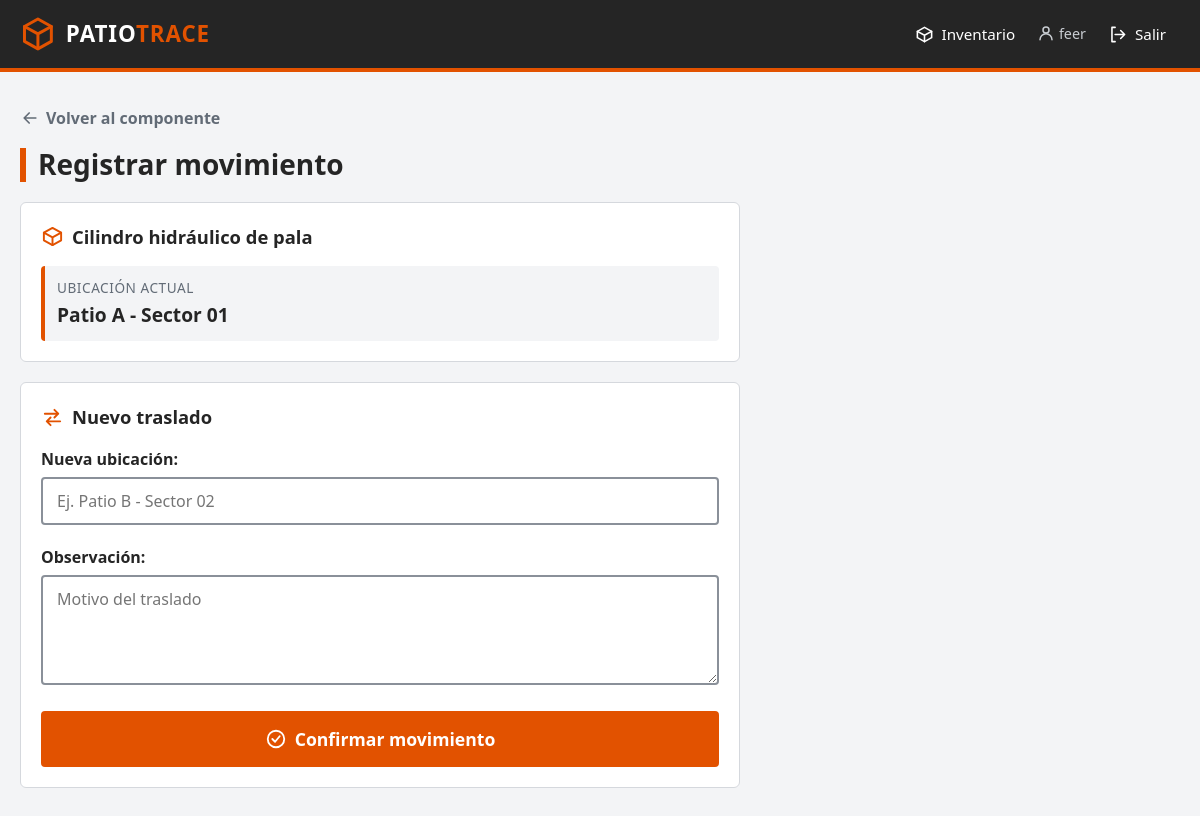
Page /movimiento/e2a55de3-866c-4041-94bf-83d9f6b4f309/ (signed in) on the committed database.
### componentes/models.py (models this page shows, shortened)
class Componente(models.Model):
    id = models.UUIDField(
        primary_key=True,
        default=uuid.uuid4,
        editable=False
    )
    codigo_sap = models.CharField(
        max_length=30,
        blank=True
    )
    numero_serie = models.CharField(
        max_length=100,
        blank=True
    )
    descripcion = models.CharField(max_length=255)
    ubicacion = models.CharField(
        max_length=100,
        blank=True
    )
    estado = models.CharField(
        max_length=50,
        default="Sin verificar"
    )
    fecha_registro = models.DateTimeField(
        auto_now_add=True
    )

### componentes/views.py (the view)
@login_required
def registrar_movimiento(request, componente_id):
    if not request.user.has_perm(
        "componentes.add_movimiento"
    ):
        raise PermissionDenied
    componente = get_object_or_404(
        Componente,
        id=componente_id
    )
    if request.method == "POST":
        formulario = MovimientoForm(request.POST)
        if formulario.is_valid():
            try:
                trasladar_componente(
                    componente_id=componente.id,
                    destino=formulario.cleaned_data[
                        "ubicacion_destino"
                    ],
                    usuario=request.user,
                    observacion=formulario.cleaned_data[
                        "observacion"
                    ]
                )
            except ValueError as error:
                formulario.add_error(
                    "ubicacion_destino",
                    str(error)
                )
            except DatabaseError:
                formulario.add_error(
                    None,
                    "No se pudo registrar el movimiento."
                )
            else:
                messages.success(
                    request,
                    "Movimiento registrado correctamente."
                )
                return redirect(
                    "detalle_componente",
                    componente_id=componente.id
                )
    else:
        formulario = MovimientoForm()
    return render(
        request,
        "componentes/movimiento.html",
        {
            "componente": componente,
            "formulario": formulario
        }
    )

### componentes/forms.py (shortened to what this page needs)
class MovimientoForm(forms.Form):
    ubicacion_destino = forms.CharField(
        max_length=100,
        label="Nueva ubicación",
        widget=forms.TextInput(attrs={
            "placeholder": "Ej. Patio B - Sector 02"
        })
    )
    observacion = forms.CharField(
        required=False,
        label="Observación",
        widget=forms.Textarea(attrs={
            "rows": 3,
            "placeholder": "Motivo del traslado"
        })
    )

### componentes/templates/componentes/movimiento.html (shortened to what this page needs)
{% extends "componentes/base.html" %}
{% block contenido %}
<a href="{% url 'detalle_componente' componente.id %}" class="volver">
    <svg class="icono" aria-hidden="true"><use href="#i-atras"/></svg>
    Volver al componente
</a>
<div class="page-head">
    <h1>Registrar movimiento</h1>
</div>
<div class="card form-card">
    <h2><svg class="icono" aria-hidden="true"><use href="#i-caja"/></svg> {{ componente.descripcion }}</h2>
    <dl class="datos">
        <div>
            <dt>Ubicación actual</dt>
            <dd>{{ componente.ubicacion|default:"Sin asignar" }}</dd>
        </div>
    </dl>
</div>
<div class="card form-card">
    <h2><svg class="icono" aria-hidden="true"><use href="#i-mov"/></svg> Nuevo traslado</h2>
    <form method="post">
        {% include "componentes/_campos.html" %}
        <button type="submit" class="btn btn-grande">
            <svg class="icono" aria-hidden="true"><use href="#i-check"/></svg>
            Confirmar movimiento
        </button>
    </form>
</div>
{% endblock %}

### componentes/templates/componentes/base.html (shortened to what this page needs)
{% load static %}<!DOCTYPE html>
<html lang="es">
<head>
    <link rel="stylesheet" href="{% static 'componentes/patiotrace.css' %}">
</head>
<body>
    <header class="topbar">
        <div class="topbar-inner">
            <a class="marca" href="{% url 'inicio' %}">
                <svg class="icono" aria-hidden="true"><use href="#i-logo"/></svg>
                <span>Patio<em>Trace</em></span>
            </a>
            <nav class="nav" aria-label="Principal">
                <a href="{% url 'inicio' %}">
                    <svg class="icono" aria-hidden="true"><use href="#i-caja"/></svg>
                    Inventario
                </a>
                {% if user.is_authenticated %}
                    <span class="usuario">
                        <svg class="icono" aria-hidden="true"><use href="#i-usuario"/></svg>
                        {{ user.get_username }}
                    </span>
                    <form method="post" action="{% url 'admin:logout' %}">
                        <button type="submit">
                            <svg class="icono" aria-hidden="true"><use href="#i-salir"/></svg>
                            Salir
                        </button>
                    </form>
                {% endif %}
            </nav>
        </div>
    </header>
    <main>
        {% block contenido %}
        {% endblock %}
    </main>
</body>
</html>

### componentes/static/componentes/patiotrace.css (style rules this page uses)
:root { --naranja: #E25200; --naranja-oscuro: #BA4300; --grafito: #252525; --fondo: #F3F4F6; --blanco: #FFFFFF; --secundario: #626B76; --borde: #D5D8DD; --ok: #1E7B34; --ok-bg: #E3F4E7; --alerta: #8A5A00; --alerta-bg: #FFF1CC; --error: #B42318; --error-bg: #FDE8E6; }
* { box-sizing: border-box; }
html { -webkit-text-size-adjust: 100%; }
body { margin: 0; font-family: "Segoe UI", Roboto, Arial, sans-serif; font-size: 16px; line-height: 1.5; background: var(--fondo); color: var(--grafito); }
a { color: var(--naranja-oscuro); }
.icono { width: 1.25em; height: 1.25em; flex: none; fill: none; stroke: currentColor; stroke-width: 2; stroke-linecap: round; stroke-linejoin: round; vertical-align: -0.2em; }
.topbar { background: var(--grafito); color: var(--blanco); border-bottom: 4px solid var(--naranja); }
.topbar-inner { max-width: 1200px; margin: 0 auto; padding: 12px 20px; display: flex; align-items: center; justify-content: space-between; gap: 16px; flex-wrap: wrap; }
.marca { display: inline-flex; align-items: center; gap: 10px; color: var(--blanco); font-size: 1.4rem; font-weight: 700; letter-spacing: 0.04em; text-decoration: none; text-transform: uppercase; }
.marca .icono { color: var(--naranja); width: 1.6em; height: 1.6em; }
.marca span em { color: var(--naranja); font-style: normal; }
.nav { display: flex; align-items: center; gap: 8px; flex-wrap: wrap; }
.nav a, .nav button { display: inline-flex; align-items: center; gap: 8px; min-height: 44px; padding: 0 14px; color: var(--blanco); background: transparent; border: 0; border-radius: 4px; font: inherit; font-size: 0.95rem; text-decoration: none; cursor: pointer; }
.nav .usuario { color: #C9CDD2; font-size: 0.9rem; }
.nav form { margin: 0; }
main { max-width: 1200px; margin: 0 auto; padding: 24px 20px 48px; }
.page-head { display: flex; align-items: flex-end; justify-content: space-between; gap: 16px; flex-wrap: wrap; margin-bottom: 20px; }
h1 { margin: 0; font-size: 1.75rem; line-height: 1.2; border-left: 6px solid var(--naranja); padding-left: 12px; }
h2 { margin: 0 0 16px; font-size: 1.15rem; display: flex; align-items: center; gap: 8px; }
h2 .icono { color: var(--naranja); }
.volver { display: inline-flex; align-items: center; gap: 6px; min-height: 44px; margin-bottom: 8px; color: var(--secundario); font-weight: 600; text-decoration: none; }
.card { background: var(--blanco); border: 1px solid var(--borde); border-radius: 6px; padding: 20px; margin-bottom: 20px; }
.btn { display: inline-flex; align-items: center; justify-content: center; gap: 8px; min-height: 48px; padding: 0 22px; background: var(--naranja); color: var(--blanco); border: 2px solid var(--naranja); border-radius: 4px; font: inherit; font-weight: 700; text-decoration: none; cursor: pointer; }
.btn-grande { min-height: 56px; width: 100%; font-size: 1.1rem; }
input, select, textarea { width: 100%; min-height: 48px; padding: 10px 14px; background: var(--blanco); color: var(--grafito); border: 2px solid #8A9099; border-radius: 4px; font: inherit; }
textarea { min-height: 110px; resize: vertical; }
.campo label { display: block; margin-bottom: 6px; font-weight: 700; }
.form-card { max-width: 720px; }
.datos { display: grid; grid-template-columns: repeat(auto-fit, minmax(200px, 1fr)); gap: 16px; margin: 0; }
.datos div { padding: 12px; background: var(--fondo); border-left: 4px solid var(--naranja); border-radius: 4px; }
.datos dt { color: var(--secundario); font-size: 0.85rem; text-transform: uppercase; letter-spacing: 0.04em; }
.datos dd { margin: 2px 0 0; font-size: 1.2rem; font-weight: 700; word-break: break-word; }

### rows in the picture
Componente: descripcion "Cilindro hidráulico de pala", ubicacion "Patio A - Sector 01"

### other values in the picture
{{ user.get_username }} "feer"
{{ campo.label_tag }} "Nueva ubicación:" "Observación:"
